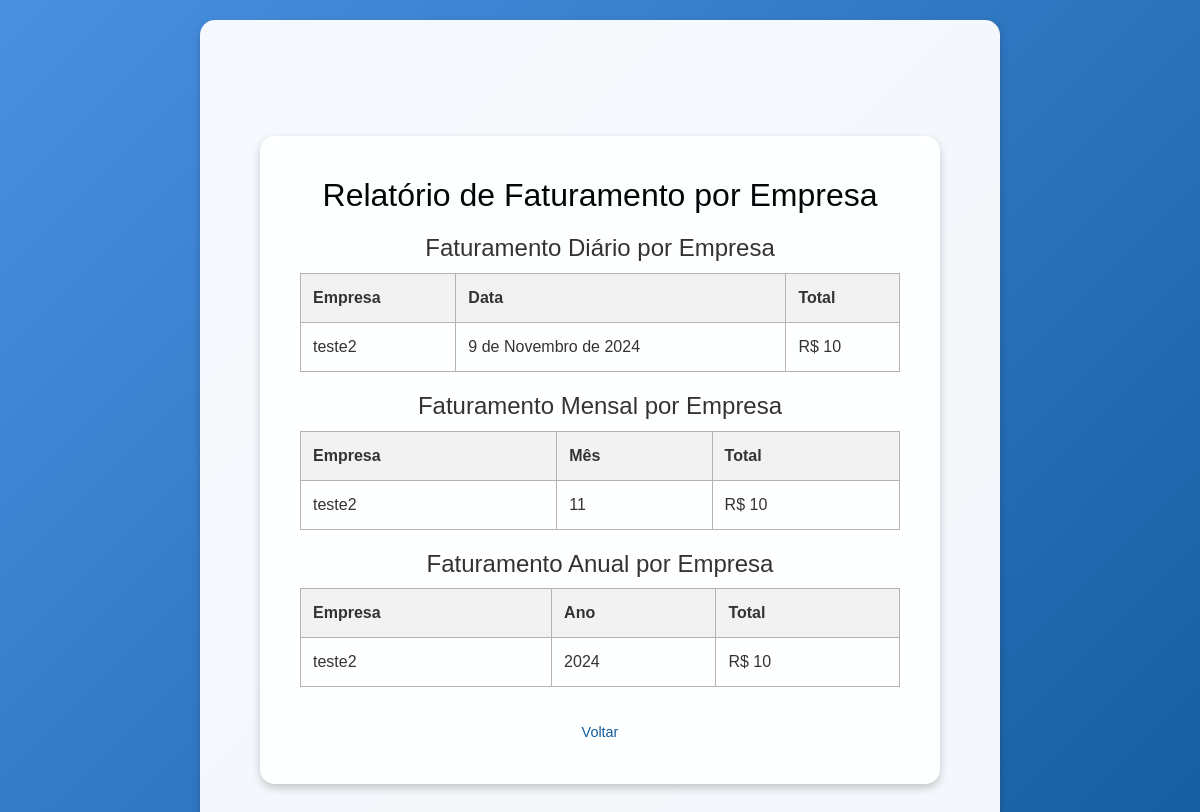
Screenshot of /faturamento/ (signed in) with the database file from the repository.
### core/models.py (models this page shows, shortened)
class Empresa(models.Model):
    user = models.ForeignKey(User, on_delete=models.CASCADE)
    nome = models.CharField(max_length=100)
    email = models.EmailField()
    cpf_cnpj = models.CharField(max_length=20)
    telefone = models.CharField(max_length=15)
    crmv = models.CharField(max_length=20)
    endereco = models.TextField()

### core/views.py (the view)
# urls.py: path('faturamento/', views.faturamento, name='faturamento'),
@login_required
def faturamento(request):
    agendamentos = Agendamento.objects.filter(finalizado=True, pago=True)
    faturamento_por_empresa_diario = agendamentos.values('servico__empresa__nome', 'data').annotate(total=Sum('valor'))
    faturamento_por_empresa_mensal = agendamentos.values('servico__empresa__nome', 'data__month').annotate(total=Sum('valor'))
    faturamento_por_empresa_anual = agendamentos.values('servico__empresa__nome', 'data__year').annotate(total=Sum('valor'))
    return render(request, 'core/faturamento.html', {
        'faturamento_por_empresa_diario': faturamento_por_empresa_diario,
        'faturamento_por_empresa_mensal': faturamento_por_empresa_mensal,
        'faturamento_por_empresa_anual': faturamento_por_empresa_anual,
    })

### templates/core/faturamento.html (shortened to what this page needs)
{% extends 'base.html' %}
{% block content %}
  <div class="container">
    <main>
      <h2>Relatório de Faturamento por Empresa</h2>
      <h3>Faturamento Diário por Empresa</h3>
      <table>
          <tr>
              <th>Empresa</th>
              <th>Data</th>
              <th>Total</th>
          </tr>
          {% for item in faturamento_por_empresa_diario %}
          <tr>
              <td>{{ item.servico__empresa__nome }}</td>
              <td>{{ item.data }}</td>
              <td>R$ {{ item.total }}</td>
          </tr>
          {% empty %}
          <tr>
              <td colspan="3">Nenhum faturamento encontrado.</td>
          </tr>
          {% endfor %}
      </table>
      <h3>Faturamento Mensal por Empresa</h3>
      <table>
          <tr>
              <th>Empresa</th>
              <th>Mês</th>
              <th>Total</th>
          </tr>
          {% for item in faturamento_por_empresa_mensal %}
          <tr>
              <td>{{ item.servico__empresa__nome }}</td>
              <td>{{ item.data__month }}</td>
              <td>R$ {{ item.total }}</td>
          </tr>
          {% empty %}
          <tr>
              <td colspan="3">Nenhum faturamento encontrado.</td>
          </tr>
          {% endfor %}
      </table>
      <h3>Faturamento Anual por Empresa</h3>
      <table>
          <tr>
              <th>Empresa</th>
              <th>Ano</th>
              <th>Total</th>
          </tr>
          {% for item in faturamento_por_empresa_anual %}
          <tr>
              <td>{{ item.servico__empresa__nome }}</td>
              <td>{{ item.data__year }}</td>
              <td>R$ {{ item.total }}</td>
          </tr>
          {% empty %}
          <tr>
              <td colspan="3">Nenhum faturamento encontrado.</td>
          </tr>
          {% endfor %}
      </table>
      <a href="{% url 'painel_usuario' %}">Voltar</a>
    </main>
  </div>
{% endblock %}

### templates/base.html (style rules this page uses)
* { margin: 0; padding: 0; box-sizing: border-box; }
body { font-family: Arial, sans-serif; background: linear-gradient(135deg, #4a90e2, #145c9e); color: #333; min-height: 100vh; }
.container { display: flex; flex-direction: column; justify-content: center; align-items: center; min-height: 100vh; padding: 20px; }
main { background-color: rgba(255, 255, 255, 0.95); padding: 40px; border-radius: 15px; box-shadow: 0 4px 8px rgba(0, 0, 0, 0.2); max-width: 800px; width: 100%; text-align: center; }

### templates/core/faturamento.html (style rules this page uses)
* { margin: 0; padding: 0; box-sizing: border-box; }
body { font-family: Arial, sans-serif; background: linear-gradient(135deg, #4a90e2, #145c9e); display: flex; justify-content: center; align-items: center; min-height: 100vh; color: #333; }
.container { display: flex; flex-direction: column; justify-content: center; align-items: center; min-height: 100vh; width: 100%; padding: 20px; }
main { background-color: rgba(255, 255, 255, 0.95); padding: 40px; border-radius: 15px; box-shadow: 0 4px 8px rgba(0, 0, 0, 0.2); max-width: 800px; width: 100%; text-align: center; }
h2 { font-size: 2rem; color: #020609; margin-bottom: 20px; }
h3 { font-size: 1.5rem; margin-top: 20px; margin-bottom: 10px; }
table { width: 100%; border-collapse: collapse; margin-bottom: 20px; }
th, td { border: 1px solid #b3b3b3; padding: 12px; text-align: left; }
th { background-color: #f2f2f2; }
a { display: inline-block; margin-top: 15px; color: #145c9e; text-decoration: none; font-size: 0.9rem; transition: color 0.3s ease; }

### rows the page displays
Empresa: servico__empresa__nome "teste2", data "9 de Novembro de 2024", total "10", data__month "11", data__year "2024"
